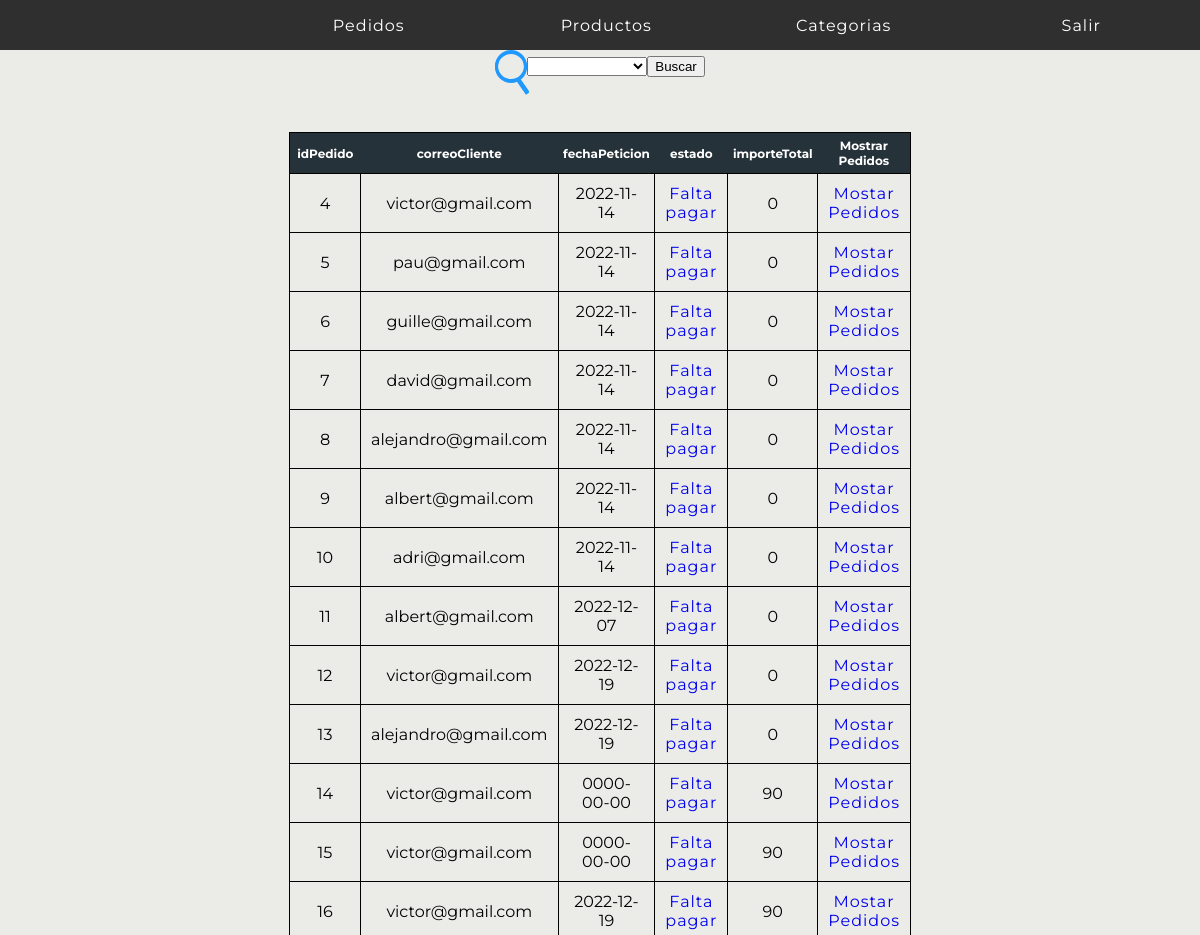
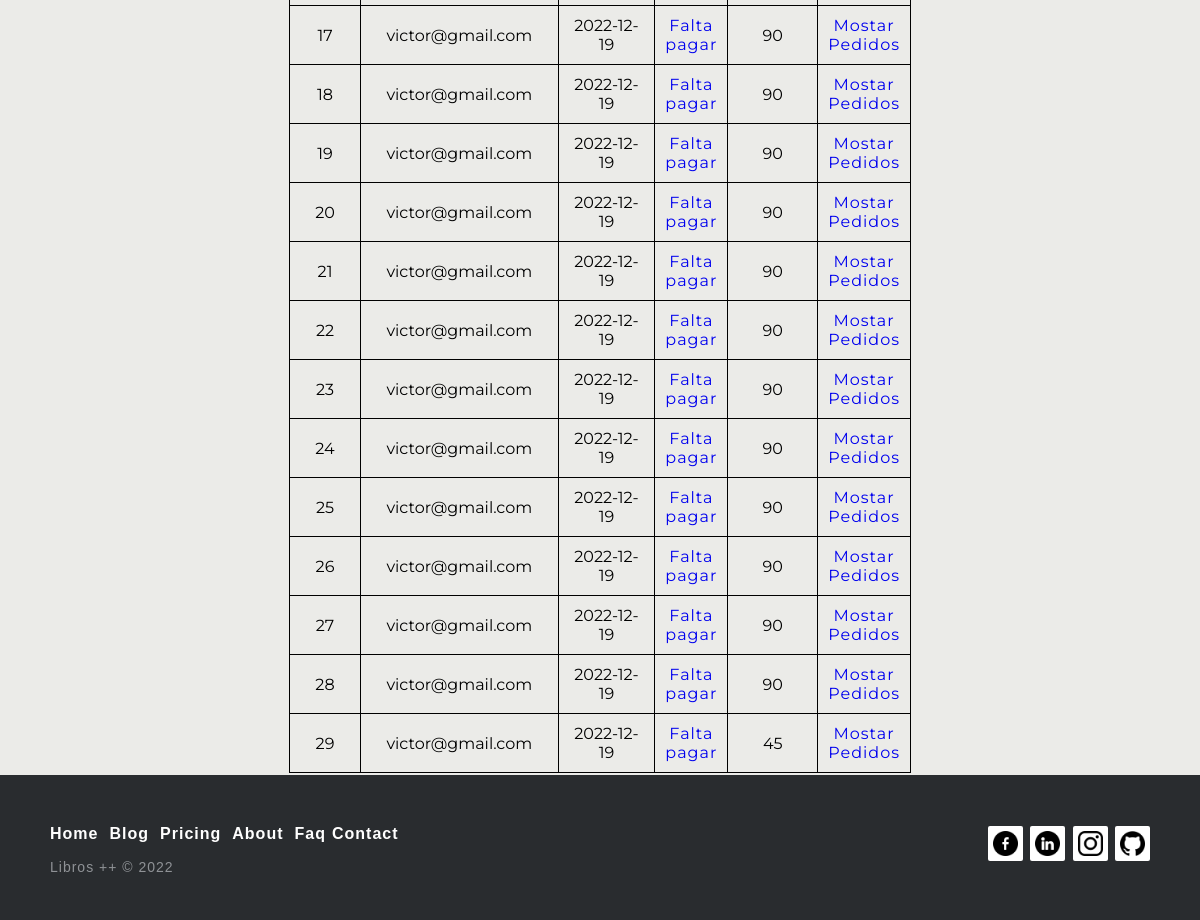
Before: /index.php?controller=Pedido&action=mostrarPedidos (signed in) with the older database file (2 pictures, top to bottom).
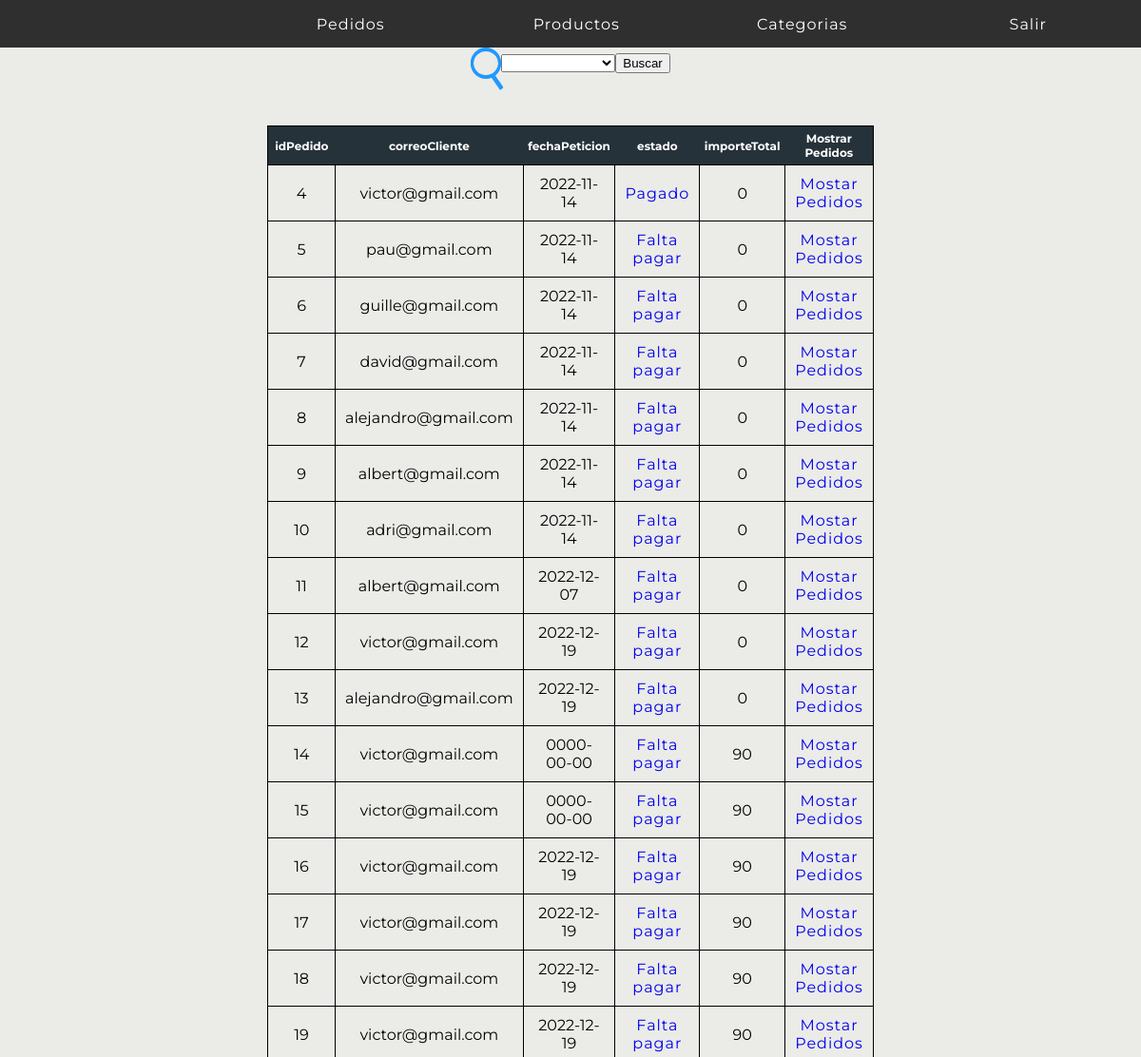
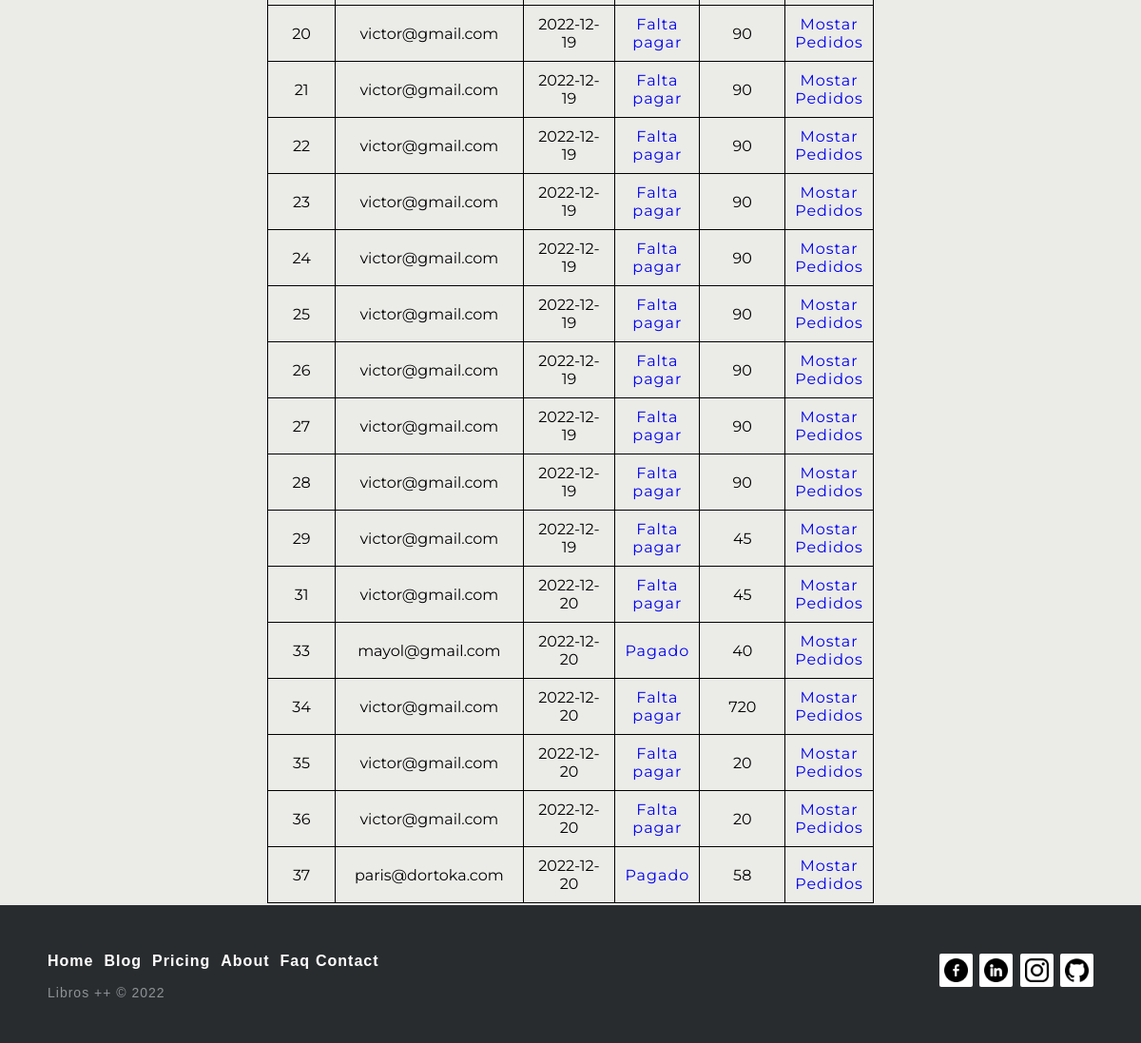
After: the same page with the newer database file (2 pictures, top to bottom).
### tables this page shows
CREATE TABLE `pedido` (
  `idPedido` int(11) NOT NULL,
  `correoCliente` varchar(30) NOT NULL,
  `fechaPeticion` date NOT NULL,
  `estado` tinyint(1) NOT NULL DEFAULT 0,
  `importeTotal` float(6,2) NOT NULL DEFAULT 0.00
);

### models/database.php (called while the page is built, shortened)
<?php
class Database{
    public function __construct(){
        $servername = "localhost";
        $dbname= "tiendaonline";
        $username = "root";
        $password = "";
		$this->db = new PDO("mysql:host=$servername;dbname=$dbname",$username, $password);
    }
}

### models/pedido.php (called while the page is built, shortened)
<?php
    require_once("database.php");
    class Pedido extends Database{
        function mostrarPedidos(){
                $sql = "SELECT * FROM pedido";
                $rows = $this->db->query($sql);
                return $rows->fetchAll(PDO::FETCH_CLASS);
        }
}

### views/pedido/mostrarPedidos.php (the view, shortened to what this page needs)
<div class="fromBusquedaPedido">
        <form action="index.php?controller=Pedido&action=mostrarPedidos" method="POST">
            <div class="lupaPedido">
                <div>
                    <input type="text"   placeholder="Buscar por correo. . ." required id="txtbusca"  name="txtbusca">
                </div>
                <select id="estado" name="estado">
                    <option value="" selected></option>
                    <option value="0">En reparto</option>
                </select>
                <input type="submit" value="Buscar"  >
            </div>
        </form>
</div>
<div class="tablaListadoPedidos">
    <?php
        if(isset($todosLosPedidos) && count($todosLosPedidos) > 0){
            echo "<table class='tablaAdmin'>";
            echo "<tr>";
                foreach($todosLosPedidos[0] as $clave1 => $valor1){
                    echo "<th class='thAdmin'>".$clave1."</th>";
                }
            echo "<th class='thAdmin'> Mostrar Pedidos </th>";
            echo "</tr>";
            foreach($todosLosPedidos as $clave => $valor){
                echo "<tr>";
                foreach($valor as $clave1 => $valor1){
                    if($clave1 == 'estado'){
                        if($valor1 == 0){
                            echo "<td class='tdAdmin'><a href='index.php?controller=Pedido&action=editarEstado&idPedido=".$valor->idPedido."&estado=1'>Falta pagar</a></td>";
                        }else{
                            echo "<td class='tdAdmin'><a href='index.php?controller=Pedido&action=editarEstado&idPedido=".$valor->idPedido."&estado=0'>Pagado</a></td>";
                        }
                    }
                    else{
                        echo "<td class='tdAdmin'>$valor1</td>";
                    }
                }
                echo "<td class='tdAdmin'><a href='index.php?controller=Pedido&action=mostrarDetallePedido&idPedido=".$valor->idPedido."'>Mostar Pedidos</a></td>";
                echo "</tr>";
            }
            echo "</table>";
        }else{
            echo "No hay pedidos";
        }
    ?>
</div>

Changed rows visible on the page:
changed pedido (number 1 of 32 on the later page): text "Falta pagar" → "Pagado"
added pedido: valor1 "31", valor1 "victor@gmail.com", valor1 "2022-12-20", valor1 "45"
added pedido: valor1 "33", valor1 "mayol@gmail.com", valor1 "2022-12-20", valor1 "40"
added pedido: valor1 "34", valor1 "victor@gmail.com", valor1 "2022-12-20", valor1 "720"
added pedido: valor1 "35", valor1 "victor@gmail.com", valor1 "2022-12-20", valor1 "20"
added pedido: valor1 "36", valor1 "victor@gmail.com", valor1 "2022-12-20", valor1 "20"
added pedido: valor1 "37", valor1 "paris@dortoka.com", valor1 "2022-12-20", valor1 "58"
